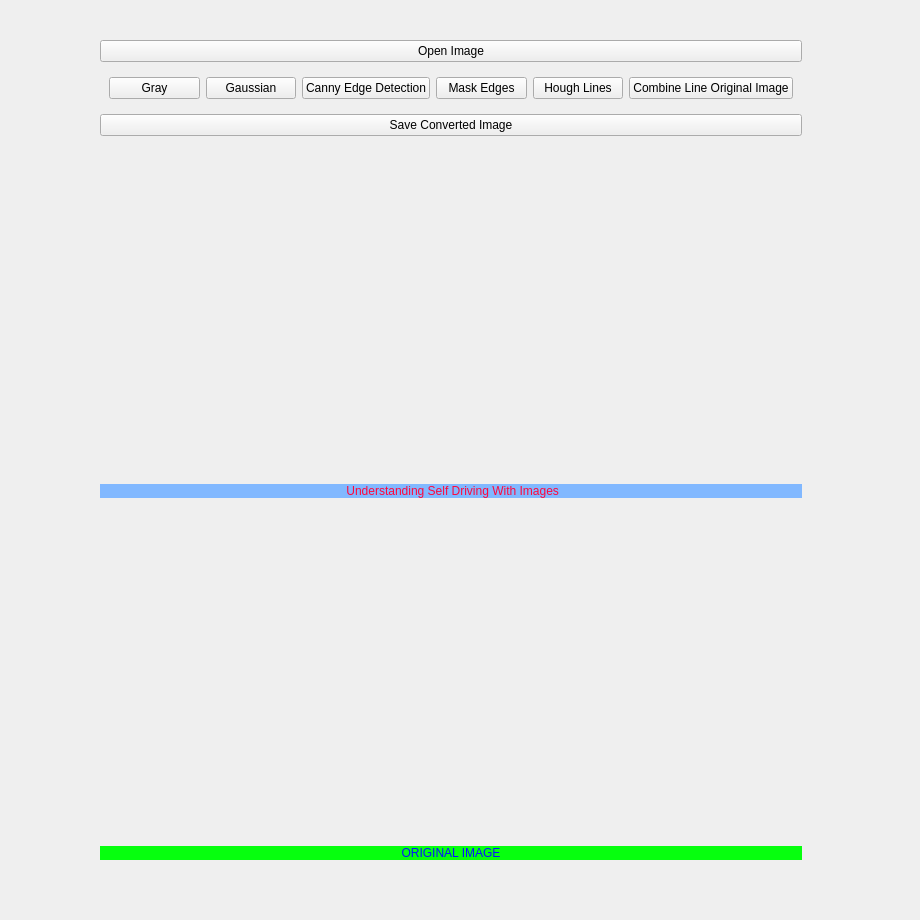
<?xml version="1.0" encoding="UTF-8"?>
<ui version="4.0">
 <class>Form</class>
 <widget class="QWidget" name="Form">
  <property name="windowModality">
   <enum>Qt::NonModal</enum>
  </property>
  <property name="enabled">
   <bool>true</bool>
  </property>
  <property name="geometry">
   <rect>
    <x>0</x>
    <y>0</y>
    <width>920</width>
    <height>920</height>
   </rect>
  </property>
  <property name="sizePolicy">
   <sizepolicy hsizetype="Preferred" vsizetype="Preferred">
    <horstretch>0</horstretch>
    <verstretch>0</verstretch>
   </sizepolicy>
  </property>
  <property name="minimumSize">
   <size>
    <width>920</width>
    <height>920</height>
   </size>
  </property>
  <property name="maximumSize">
   <size>
    <width>920</width>
    <height>920</height>
   </size>
  </property>
  <property name="windowTitle">
   <string>Form</string>
  </property>
  <widget class="QWidget" name="verticalLayoutWidget">
   <property name="geometry">
    <rect>
     <x>100</x>
     <y>40</y>
     <width>702</width>
     <height>820</height>
    </rect>
   </property>
   <layout class="QVBoxLayout" name="verticalLayout">
    <item>
     <widget class="QPushButton" name="pushButton_1">
      <property name="text">
       <string>Open Image</string>
      </property>
     </widget>
    </item>
    <item>
     <widget class="QWidget" name="horizontalWidget" native="true">
      <property name="maximumSize">
       <size>
        <width>16777215</width>
        <height>50</height>
       </size>
      </property>
      <layout class="QHBoxLayout" name="horizontalLayout">
       <item>
        <widget class="QPushButton" name="pushButton_4">
         <property name="text">
          <string>Gray</string>
         </property>
        </widget>
       </item>
       <item>
        <widget class="QPushButton" name="pushButton_6">
         <property name="text">
          <string>Gaussian</string>
         </property>
        </widget>
       </item>
       <item>
        <widget class="QPushButton" name="pushButton_5">
         <property name="text">
          <string>Canny Edge Detection</string>
         </property>
        </widget>
       </item>
       <item>
        <widget class="QPushButton" name="pushButton_7">
         <property name="text">
          <string>Mask Edges</string>
         </property>
        </widget>
       </item>
       <item>
        <widget class="QPushButton" name="pushButton_8">
         <property name="text">
          <string>Hough Lines</string>
         </property>
        </widget>
       </item>
       <item>
        <widget class="QPushButton" name="pushButton_9">
         <property name="text">
          <string>Combine Line Original Image</string>
         </property>
        </widget>
       </item>
      </layout>
     </widget>
    </item>
    <item>
     <widget class="QPushButton" name="pushButton_10">
      <property name="sizePolicy">
       <sizepolicy hsizetype="Preferred" vsizetype="Preferred">
        <horstretch>0</horstretch>
        <verstretch>0</verstretch>
       </sizepolicy>
      </property>
      <property name="minimumSize">
       <size>
        <width>20</width>
        <height>20</height>
       </size>
      </property>
      <property name="maximumSize">
       <size>
        <width>5000</width>
        <height>40</height>
       </size>
      </property>
      <property name="text">
       <string>Save Converted Image</string>
      </property>
      <property name="autoDefault">
       <bool>false</bool>
      </property>
     </widget>
    </item>
    <item>
     <widget class="QLabel" name="label_1">
      <property name="sizePolicy">
       <sizepolicy hsizetype="MinimumExpanding" vsizetype="MinimumExpanding">
        <horstretch>0</horstretch>
        <verstretch>0</verstretch>
       </sizepolicy>
      </property>
      <property name="maximumSize">
       <size>
        <width>720</width>
        <height>480</height>
       </size>
      </property>
      <property name="text">
       <string/>
      </property>
     </widget>
    </item>
    <item>
     <spacer name="horizontalSpacer_2">
      <property name="orientation">
       <enum>Qt::Horizontal</enum>
      </property>
      <property name="sizeHint" stdset="0">
       <size>
        <width>40</width>
        <height>20</height>
       </size>
      </property>
     </spacer>
    </item>
    <item>
     <widget class="QLabel" name="label_4">
      <property name="styleSheet">
       <string notr="true">background-color: rgb(129, 184, 255);
color: rgb(255, 7, 60);</string>
      </property>
      <property name="text">
       <string> Understanding Self Driving With Images</string>
      </property>
      <property name="alignment">
       <set>Qt::AlignCenter</set>
      </property>
     </widget>
    </item>
    <item>
     <spacer name="horizontalSpacer">
      <property name="orientation">
       <enum>Qt::Horizontal</enum>
      </property>
      <property name="sizeHint" stdset="0">
       <size>
        <width>40</width>
        <height>20</height>
       </size>
      </property>
     </spacer>
    </item>
    <item>
     <widget class="QLabel" name="label_3">
      <property name="sizePolicy">
       <sizepolicy hsizetype="Preferred" vsizetype="MinimumExpanding">
        <horstretch>0</horstretch>
        <verstretch>0</verstretch>
       </sizepolicy>
      </property>
      <property name="maximumSize">
       <size>
        <width>720</width>
        <height>480</height>
       </size>
      </property>
      <property name="text">
       <string/>
      </property>
     </widget>
    </item>
    <item>
     <widget class="QLabel" name="label_5">
      <property name="maximumSize">
       <size>
        <width>16777215</width>
        <height>20</height>
       </size>
      </property>
      <property name="styleSheet">
       <string notr="true">color: rgb(7, 19, 255);
background-color: rgb(6, 255, 14);
font: 75 12pt &quot;Rockwell&quot;;</string>
      </property>
      <property name="text">
       <string>ORIGINAL IMAGE</string>
      </property>
      <property name="alignment">
       <set>Qt::AlignCenter</set>
      </property>
     </widget>
    </item>
   </layout>
  </widget>
  <zorder>verticalLayoutWidget</zorder>
  <zorder>verticalLayoutWidget</zorder>
  <zorder>verticalSpacer</zorder>
 </widget>
 <resources/>
 <connections/>
</ui>
